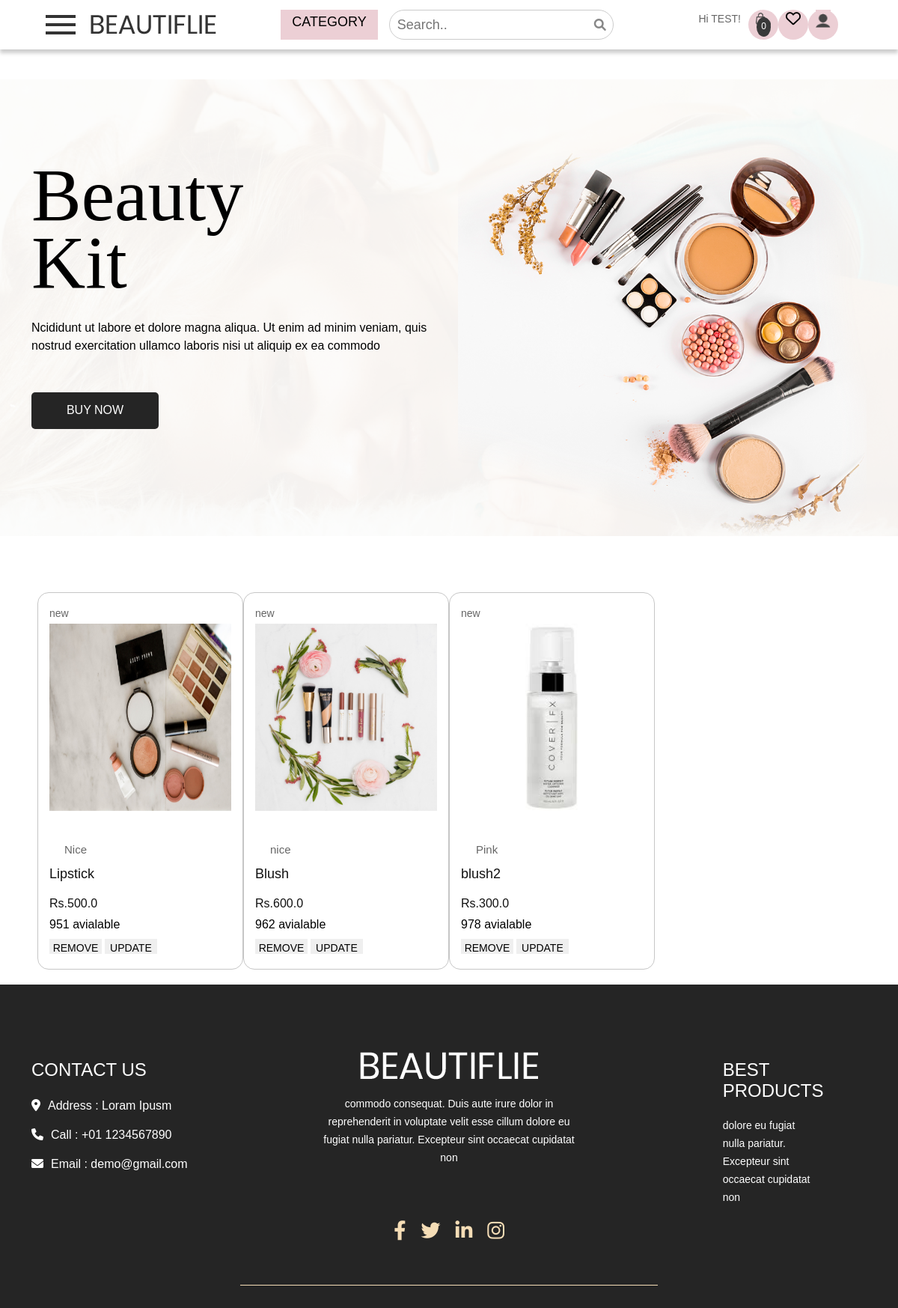
The app's page /acc/viewMyProduct/ (signed in), older data.
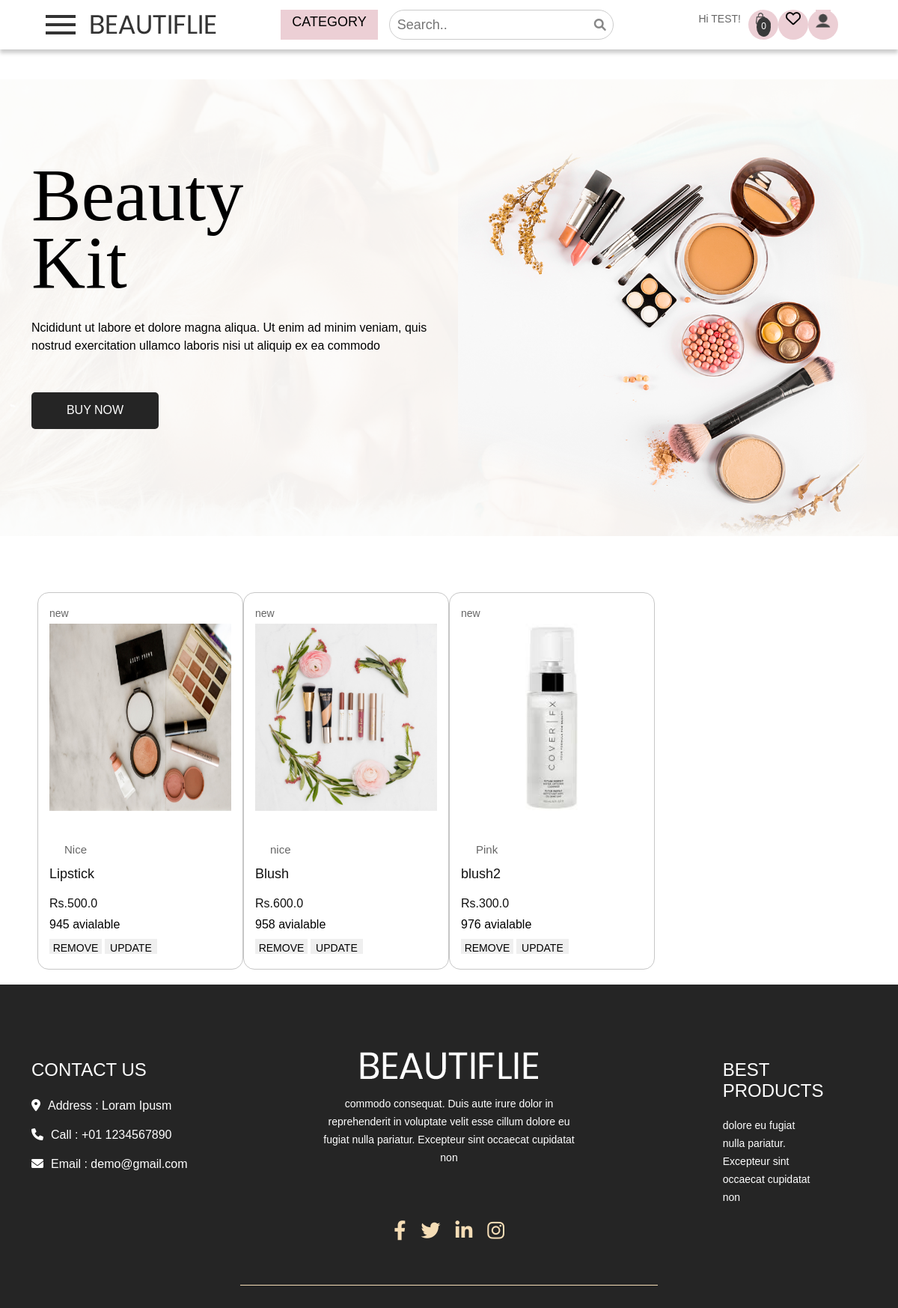
The same page, newer data.
### products/models.py (models this page shows, shortened)
class Products(models.Model):
    seller=models.ForeignKey(Sellers,default=1,on_delete=models.CASCADE)
    product_id = models.AutoField(primary_key=True)
    product_name=models.CharField(max_length=100,null=True)
    price = models.FloatField(null=False)
    description = models.TextField(null=True)
    category = models.CharField(choices=CATEGORY_CHOICES,max_length=30,null=True)
    quantity  = models.IntegerField(default=0,null=True)
    product_image = models.ImageField(upload_to='product',null=True,default = None)

### main/views.py (the view)
    def wrapper(request, *args, **kwargs):
        if not request.user.is_authenticated:
            return redirect(reverse('login'))
        if not Sellers.objects.filter(user=request.user).exists():
            return redirect(reverse('index'))
        return function(request, *args, **kwargs)

### account/views.py (called while the page is built)
@login_required
@isSeller
def viewMyProduct(request):
    context={}
    try:
        temp1 =Sellers.objects.get(user=User.objects.get(username=request.session['username']))
        context['products'] = Products.objects.filter(seller=temp1)
        context['admin']=request.user
        return render(request,'products/viewMyProduct.html',context)
    except KeyError:
        return redirect('/acc/login/')

### cart/templatetags/custom_tags2.py (called while the page is built)
@register.simple_tag(takes_context=True)
def cart_count(context):
    request = context['request']
    cart_count = 0
    if not request.user.is_anonymous:
        cart = Cart.objects.get(username=request.user)
        cart_items = CartItems.objects.filter(cart=cart)
        for item in cart_items:
            cart_count += item.quantity
    return cart_count

### main/templatetags/custom_tags.py (called while the page is built)
@register.simple_tag
def categories():
    return CATEGORY_CHOICES

@register.simple_tag(takes_context=True)
def is_seller(context):
    request = context['request']
    is_seller = False
    try :
        seller = Sellers.objects.get(user=request.user)
        if seller:
            is_seller = True
        else : is_seller = False
    except Exception as e:
        is_seller = False
    return is_seller

### templates/products/viewMyProduct.html (shortened to what this page needs)
{%extends "main/base.html"%}
{% block main-content%}
   <section class="section-products">
  <div class="container">
      <div class="row justify-content-center text-center">
      </div>
      <div class="row">
          {%for i in products %}
          <div class="col-md-6 col-lg-4 col-xl-3">
              <div id="product-4" class="single-product">
                  <div class="part-1">
                      <span class="new">new</span>
                      <ul>
                        <img style='height:250px;' src='{{MEDIA_ROOT}}/{{i.product_image}}' class="card-img-top" alt="...">
                        <h5 class="card-title"></h5>
                <p class="card-text">{{i.description}}</p>
                      </ul>
                  </div>
                  <div class="part-2">
                      <h3 class="product-title">{{i.product_name}}</h3>
                      <h4 class="product-price">Rs.{{i.price}}</h4>
                      <h3 class="price_text" style="color:black;">{{i.quantity}} avialable</h3>
                     <form method="POST" action="/updateMyProduct/">
                      {%if request.username != '' %}
                      <td><button onclick="return confirmDelete()" style="width:70px;height:20px;" name="removeOrUpdate" value="remove">REMOVE</button></td>
                      <td><button style="width:70px;height:20px;" name="removeOrUpdate" value="update">UPDATE</button></td>
                       {%endif%}
                       </form>
                  </div>
              </div>
          </div>
{%endfor%}
      </div>
  </div>
</section>{% endblock%}

Row changes from the older to the newer data that the page shows:
changed Products "Lipstick": quantity "951" → "945"
changed Products "Blush": quantity "962" → "958"
changed Products "blush2": quantity "978" → "976"
